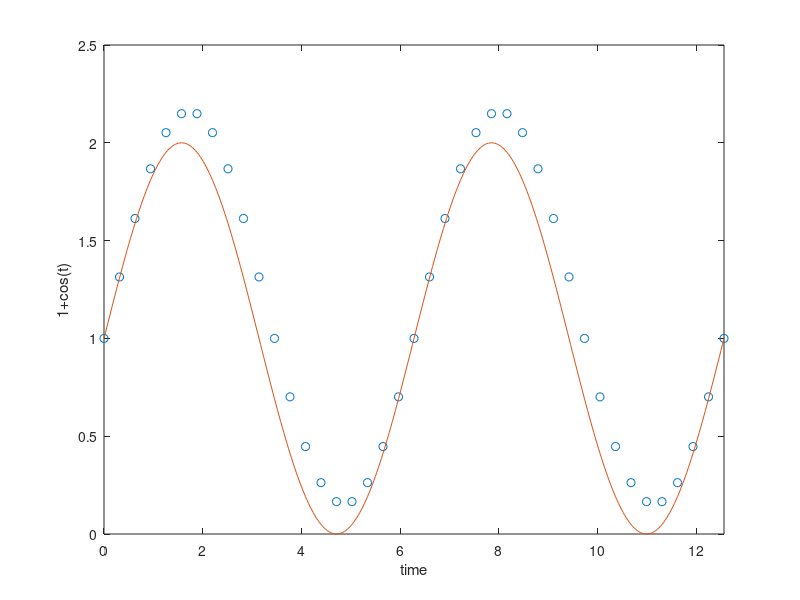

Recreate this plot in MATLAB.
delta = 0.1*pi;
y(1) = 1;
k = 0;

for t = [delta:delta:4*pi]
	k = k + 1;
	y(k+1) = y(k) + (delta)*cos(t-delta);
	#y(k+1) = y(k) + (delta/2)*(cos(t-delta)+cos(t));
end

ft = [0:delta/10:4*pi];
fy = 1 + sin(ft);
t = [0:delta:4*pi];

plot(t, y, 'o', ft, fy)
xlabel('time')
ylabel('1+cos(t)')
axis([0 4*pi 0 2.5])
